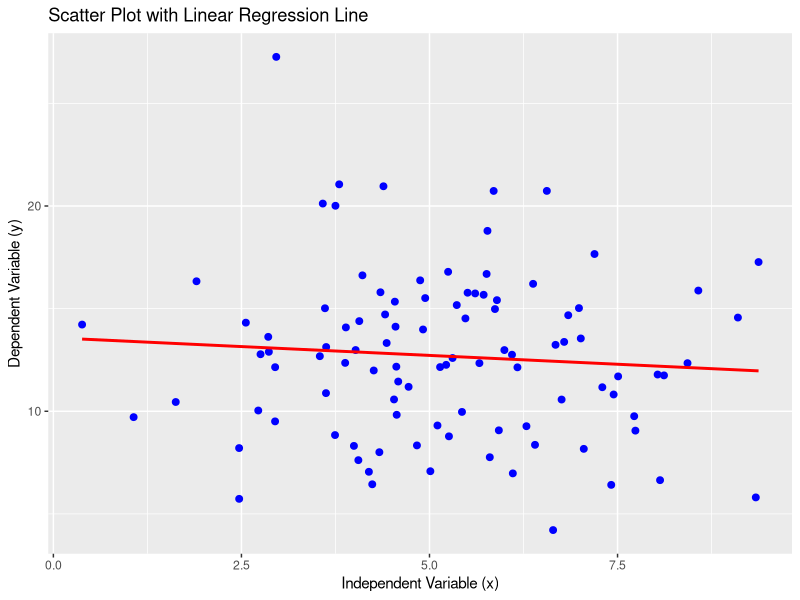

Reproduce this figure in R.
# Load necessary libraries
install.packages("ggplot2")
library(ggplot2)

# Generate some sample data
set.seed(123)
n <- 100
data <- data.frame(
  x = rnorm(n, mean = 5, sd = 2),
  y = 3 + 2 * rnorm(n, mean = 5, sd = 2) + rnorm(n)
)

# Plot the data with ggplot2
ggplot(data, aes(x = x, y = y)) +
  geom_point(color = "blue", size = 2) +
  geom_smooth(method = "lm", color = "red", se = FALSE) +
  labs(title = "Scatter Plot with Linear Regression Line",
       x = "Independent Variable (x)",
       y = "Dependent Variable (y)")

# Fit a linear model
model <- lm(y ~ x, data = data)
summary(model)

# Predict new values based on the model
new_data <- data.frame(x = c(4, 6, 8))
predictions <- predict(model, newdata = new_data)

# Print predictions
print(predictions)

